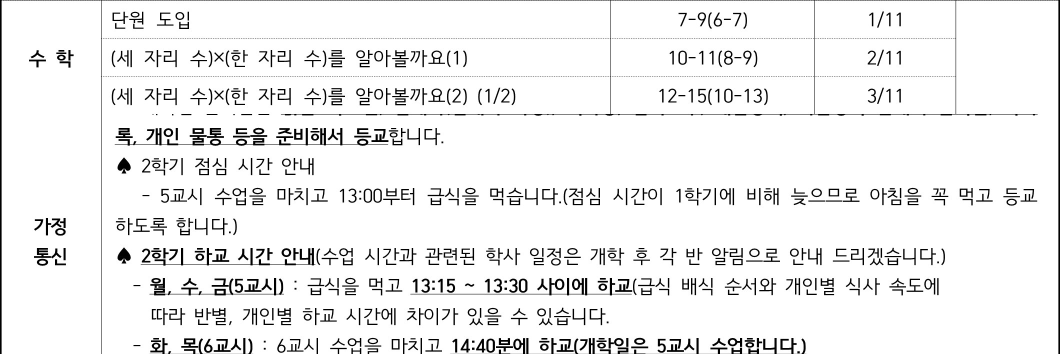
#> input picture school-weekly/2026-08-17/3.jpg, 2119 x 708 px (shown at 1/2 size)
$ python -i school-weekly-extract.py   (imports and definitions only)
#> lines starting #> are read from the running program, lines starting #| are printed output that depends on the picture; after the words box and inside, x2 and y2 are one past the last pixel; in counts of white or black regions, pixels touching at a corner belong together
#> further down, picture is the input picture: PIL image 2119x708 RGB; min 0, max 255, mean 238.8
#!/usr/bin/env python3
"""
주간학습안내에서 수학 부분만 뽑아 school-weekly-data.json에 더한다 (무료 OCR, tesseract).

학년마다
  1) 주간학습계획: '수학' 줄과 '가정통신' 줄을 찾아 위아래로 이어 붙인 이미지를
     school-weekly/<월요일>/<학년>.jpg 로 저장한다.
  2) 학급별 시간표: 반마다 작은 표를 찾아, 머리줄 '수'(수요일)와 글자 모양이 닮은 칸을
     수학으로 보아 반별 수학 요일을 뽑는다.
게시물 이미지는 첫 장이 주간학습계획이고, 학급별 시간표가 몇 번째인지는 게시물마다 다르다
(5학년은 전담 시간표가 앞에 오기도 뒤에 오기도 한다). 그래서 나머지 이미지를 모두 읽어
반 시간표가 가장 많이 나온 이미지를 학급별 시간표로 쓴다.
결과는 게시물마다 "extract": {"from": [게시물 이미지 전부], "plan": 자른 이미지 경로,
"timetable": 학급별 시간표 이미지 번호, "math": {"1": ["화", "수"], ...}, "guessed": [번호를 추정한 반]} 으로 적는다.
이미지가 바뀌지 않은 게시물은 다시 읽지 않는다. GitHub Actions(school-weekly.yml)에서 수집 뒤에 실행한다.

사용: python3 scripts/school-weekly-extract.py            (데이터 파일의 모든 주)
      python3 scripts/school-weekly-extract.py --files 계획.jpg 시간표.jpg ...   (게시물 이미지로 바로 시험)
필요: tesseract-ocr, tesseract-ocr-kor, pip install pytesseract pillow numpy scipy
"""
import io
import json
import os
import re
import shutil
import sys
import urllib.request
from datetime import datetime, timezone

import numpy as np
import pytesseract
from PIL import Image

ROOT = os.path.dirname(os.path.dirname(os.path.abspath(__file__)))
DATA = os.path.join(ROOT, 'school-weekly-data.json')
CROPS = 'school-weekly'  # 자른 이미지를 두는 폴더 (저장소 기준)
DAYS = ['월', '화', '수', '목', '금']
MATH_RE = re.compile(r'수\s*학')
NOTICE_RE = re.compile(r'가\s*정|통\s*신')


# ---------- 표 칸 나누기 ----------

def longest_run(mask_1d):
    """True가 연속으로 이어진 가장 긴 길이"""
    best = cur = 0
    for v in mask_1d:
        cur = cur + 1 if v else 0
        best = max(best, cur)
    return best


# [80 lines left out: functions find_lines, grid, ocr_cell, read_table, plan_crop, not called in this run]


# ---------- 2) 학급별 시간표: 반별 수학 요일 ----------
#
# 학급별 시간표는 반마다 작은 표(블록)가 여러 개 놓인 양식이다.
#   [제목 줄: '3-1' 같은 반 이름]   (6학년은 없음: 머리줄 첫 칸에 '1반')
#   [머리줄: (반) 월 화 수 목 금]
#   [교시 줄 6~8줄: 교시 번호 + 과목 첫 글자]
# 그래서 페이지에서 표 블록을 하나씩 찾고, 블록마다 머리줄 아래 줄들 × 오른쪽 5칸을 요일·교시로 본다.
# 제목 줄은 세로 칸 선이 없는 줄(칸을 합친 줄)로 알아본다.

def table_blocks(img):
    """페이지에서 테두리로 둘러싸인 작은 표 블록들의 (x0, y0, x1, y1)"""
    from scipy import ndimage
    g = np.asarray(img.convert('L'))
    dark = g < 160
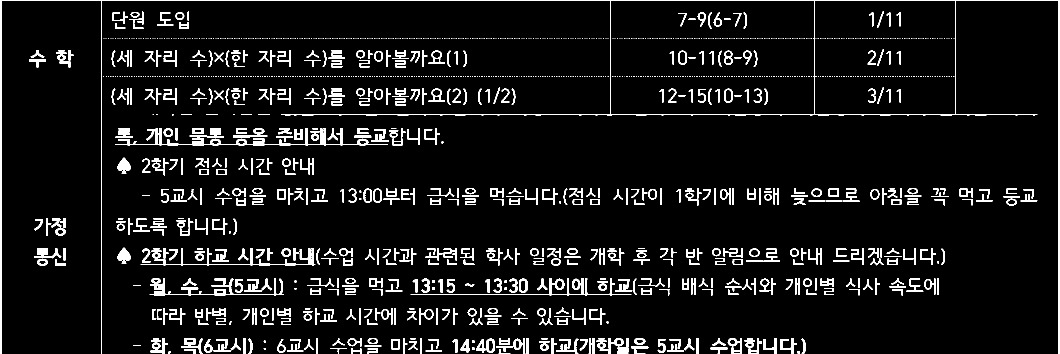
#> dark: shape (708, 2119) bool (shown at 1/2 size); 6.7% white; 1612 white regions (983 under 20 px), largest, box (x1, y1, x2, y2) and area: (0, 0, 2119, 708) 9617, (230, 256, 776, 292) 3463, (821, 556, 1263, 591) 1648
    L = max(15, int(img.width * 0.04))  # 이보다 긴 가로/세로 획만 표 선으로 본다
#> L = 84
    h = ndimage.binary_opening(dark, structure=np.ones((1, L)))
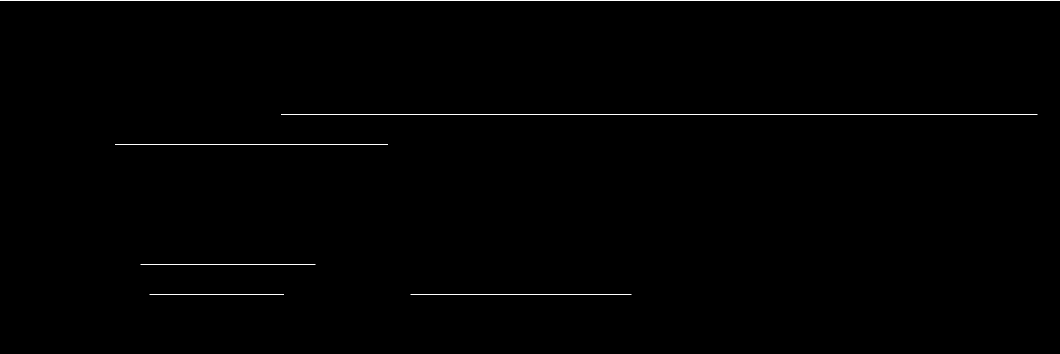
#> h: shape (708, 2119) bool (shown at 1/2 size); 0.35% white in thin lines or dots, all inside (x1, y1, x2, y2) = (0, 0, 2119, 589)
    v = ndimage.binary_opening(dark, structure=np.ones((L, 1)))
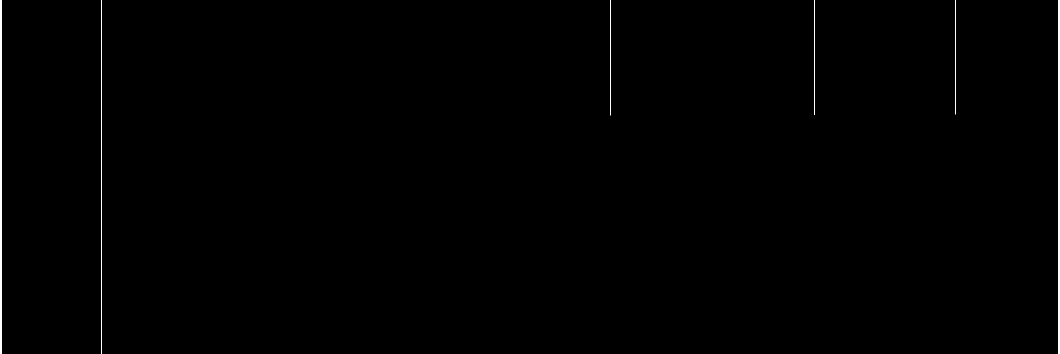
#> v: shape (708, 2119) bool (shown at 1/2 size); 0.34% white; 6 white regions, box (x1, y1, x2, y2) and area: (0, 0, 3, 708) 2124, (2117, 0, 2119, 708) 1416, (202, 0, 203, 708) 708, (1628, 0, 1630, 229) 458, (1220, 0, 1221, 231) 231, (1911, 0, 1912, 229) 229
    frame = h | v  # 붙어 있는 이웃 블록과 합쳐지지 않게 넓히지 않는다
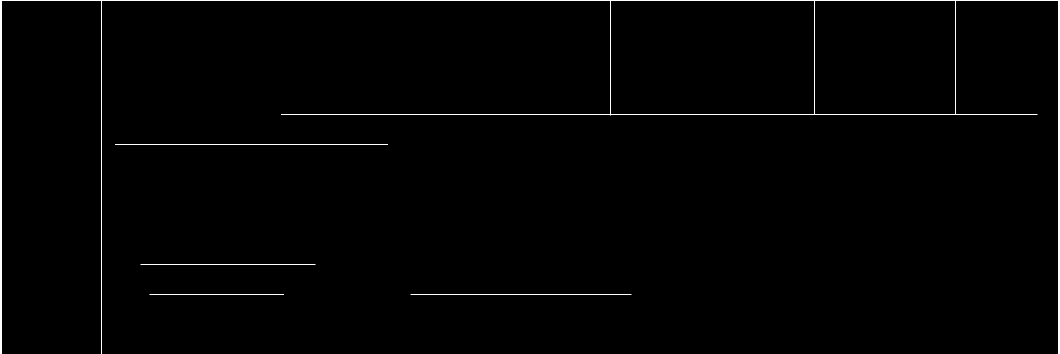
#> frame: shape (708, 2119) bool (shown at 1/2 size); 0.69% white; 5 white regions, box (x1, y1, x2, y2) and area: (0, 0, 2119, 708) 8784, (230, 288, 776, 289) 546, (821, 588, 1263, 589) 442, (281, 528, 631, 529) 350, (299, 588, 568, 589) 269
    blocks = []

    def collect(mask, ox, oy, depth):
#> called with ox = 0, oy = 0, depth = 0
        labels, n = ndimage.label(mask)
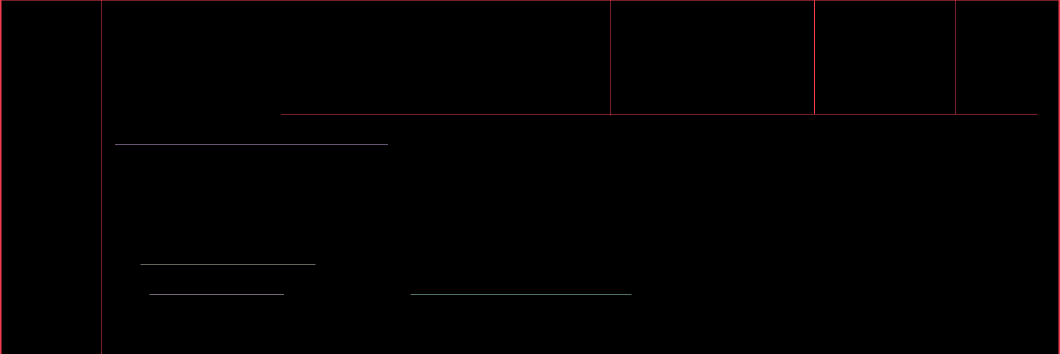
#> labels: shape (708, 2119) int32 (shown at 1/2 size); 6 distinct labels, from 0 to 5; one colour per label, 0 black
#> n = 5
        for sl in ndimage.find_objects(labels):
            y0, y1, x0, x1 = sl[0].start, sl[0].stop, sl[1].start, sl[1].stop
            if not (x1 - x0 > img.width * 0.12 and y1 - y0 > img.height * 0.06):
                continue
            blocks.append((ox + x0, oy + y0, ox + x1, oy + y1))
            if depth == 0 and x1 - x0 > img.width * 0.4 and y1 - y0 > img.height * 0.25:
                # 반 블록들을 감싼 큰 바깥 표에 블록이 붙어 하나로 이어진 경우(4학년 등):
                # 바깥 표를 끝까지 가로지르는 선을 지우고 그 안에서 다시 찾는다
                part = mask[sl].copy()
                hh, vv = h[oy + y0:oy + y1, ox + x0:ox + x1], v[oy + y0:oy + y1, ox + x0:ox + x1]
                part[[longest_run(r) > (x1 - x0) * 0.9 for r in hh], :] = False
                part[:, [longest_run(c) > (y1 - y0) * 0.9 for c in vv.T]] = False
                collect(part, ox + x0, oy + y0, 1)
#> this loop made 5 passes
#> (y0, y1, x0, x1) on pass 1: (0, 708, 0, 2119)
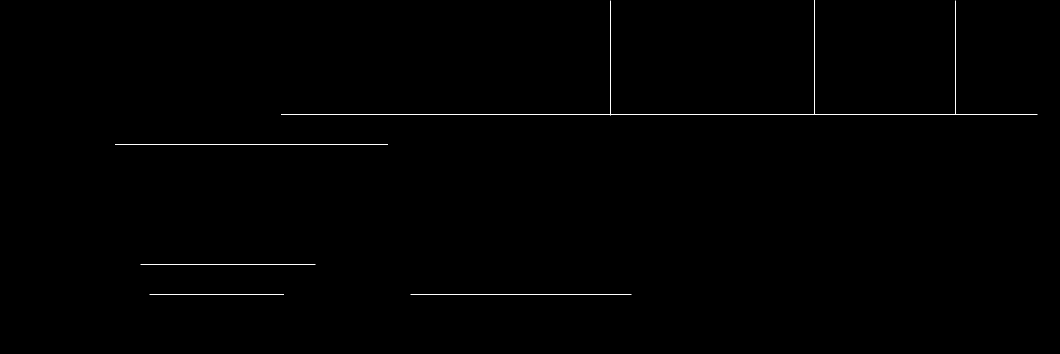
#> part: shape (708, 2119) bool (shown at 1/2 size); 0.27% white in thin lines or dots, all inside (x1, y1, x2, y2) = (230, 1, 2075, 589)

    collect(frame, 0, 0, 0)
    out = []  # 다시 찾으며 겹쳐 나온 블록은 하나만 남긴다
    for b in blocks:
        if not any(all(abs(b[i] - o[i]) <= 4 for i in range(4)) for o in out):
            out.append(b)
#> this loop made 2 passes
#> b on passes 1 to 2: (0, 0, 2119, 708), (562, 1, 2075, 231)
    return out, h, v


def merge_lines(idx):
    out, start = [], None
    for k, i in enumerate(idx):
        if start is None:
            start = i
        if k + 1 == len(idx) or idx[k + 1] != i + 1:
            out.append((start + i) // 2)
            start = None
    return out


def block_grid(block, h, v):
    x0, y0, x1, y1 = block
    hs = h[y0:y1, x0:x1].sum(axis=1)
    vs = v[y0:y1, x0:x1].sum(axis=0)
    rows = [y0 + i for i in merge_lines([i for i, s in enumerate(hs) if s > (x1 - x0) * 0.5])]
    cols = [x0 + i for i in merge_lines([i for i, s in enumerate(vs) if s > (y1 - y0) * 0.5])]
    # 굵은 글자가 한 칸에 세로로 이어져 선처럼 보이는 경우(6학년)가 있어, 칸을 반쯤으로 가르는 선은 뺀다
    while len(cols) > 3:
        gaps = np.diff(cols)
        small = [i for i, gp in enumerate(gaps) if gp < np.median(gaps) * 0.6]
        if not small:
            break
        i, med = small[0], np.median(gaps)
        # 좁은 칸의 양쪽 선 중, 지웠을 때 합쳐진 칸 너비가 보통 칸 너비에 더 가까운 쪽을 지운다
        cand = [j for j in (i, i + 1) if 0 < j < len(cols) - 1]
        del cols[min(cand, key=lambda j: abs(cols[j + 1] - cols[j - 1] - med))]
    return rows, cols


# [60 lines left out: functions title_rows, class_name, ocr_box, glyph, not called in this run]


SEED = 0.45  # 1단계: 머리줄 '수'(수요일)와 이 이상 닮은 본문 칸을 모아 기준 모양을 만든다
MATCH = 0.6  # 2단계: 기준 모양과 이 이상 닮으면 수학으로 본다


def math_days(img):
    """반별 수학 요일 ({반: [요일...]}, 번호를 추정한 반 목록). 반 시간표를 못 찾으면 ({}, [])"""
    blocks, h, v = table_blocks(img)
    lines = h | v
    parsed = []
    for b in sorted(blocks, key=lambda b: (round(b[1] / 40), b[0])):
        rows, cols = block_grid(b, h, v)
        n_r, n_c = len(rows) - 1, len(cols) - 1
        if n_c != 6 or n_r < 7:  # 반 시간표가 아닌 표(영어·음악 전담 등)는 건너뜀
            continue
        n_title = title_rows(rows, cols, v)
        periods = n_r - n_title - 1  # 머리줄 아래 교시 줄 (보통 6줄, 8교시까지 있는 주도 있다)
        if not 5 <= periods <= 9:
            continue
        k, _, looks = class_name(img, rows, cols, n_title, lines)
        if k is None and not looks:  # 반 이름이 없는 표(영어·음악 전담, 강당 등)는 반 시간표가 아님
            continue
        guessed = k is None
        if guessed:
            k = (max(x[0] for x in parsed) if parsed else 0) + 1
        # 과목 글자는 OCR 대신, 같은 표 머리줄의 '수'(수요일) 글자 모양과 비교한다 (같은 글꼴이라 잘 맞는다)
        tmpl = glyph(img, (cols[3], rows[n_title], cols[4], rows[n_title + 1]), lines)
        cells = []
        for r in range(n_title + 1, n_r):
            for d in range(5):
                cells.append((d, glyph(img, (cols[d + 1], rows[r], cols[d + 2], rows[r + 1]), lines)))
        parsed.append((k, guessed, tmpl, cells))

    def score(g, t):
        return float((g * t).sum()) if g is not None and t is not None else None

    # 2단계: 머리줄 '수'와 꽤 닮은 본문 칸들의 평균 모양을 새 기준으로 삼는다.
    # (머리줄 글자가 본문보다 굵은 양식(5학년)에서도 본문 '수'끼리는 아주 닮았다)
    pool = [g for _, _, t, cells in parsed for _, g in cells if (score(g, t) or 0) >= SEED]
    ref = None
    if len(pool) >= 3:
        ref = np.mean(pool, axis=0)
        ref = ref - ref.mean()
        ref = ref / np.linalg.norm(ref)

    found, guesses = {}, []
    for k, guessed, tmpl, cells in parsed:
        days = {DAYS[d] for d, g in cells if (score(g, ref if ref is not None else tmpl) or 0) >= MATCH}
        found[k] = [d for d in DAYS if d in days]
        if guessed:
            guesses.append(k)
#> this loop made 0 passes
    return found, sorted(guesses)


# ---------- 데이터 파일 갱신 ----------

# [77 lines left out: functions download, extract, main, not called in this run]


# [2 lines not run here, left out]

>>> from PIL import Image
>>> picture = Image.open('../school-weekly/2026-08-17/3.jpg')
>>> result = math_days(picture)
